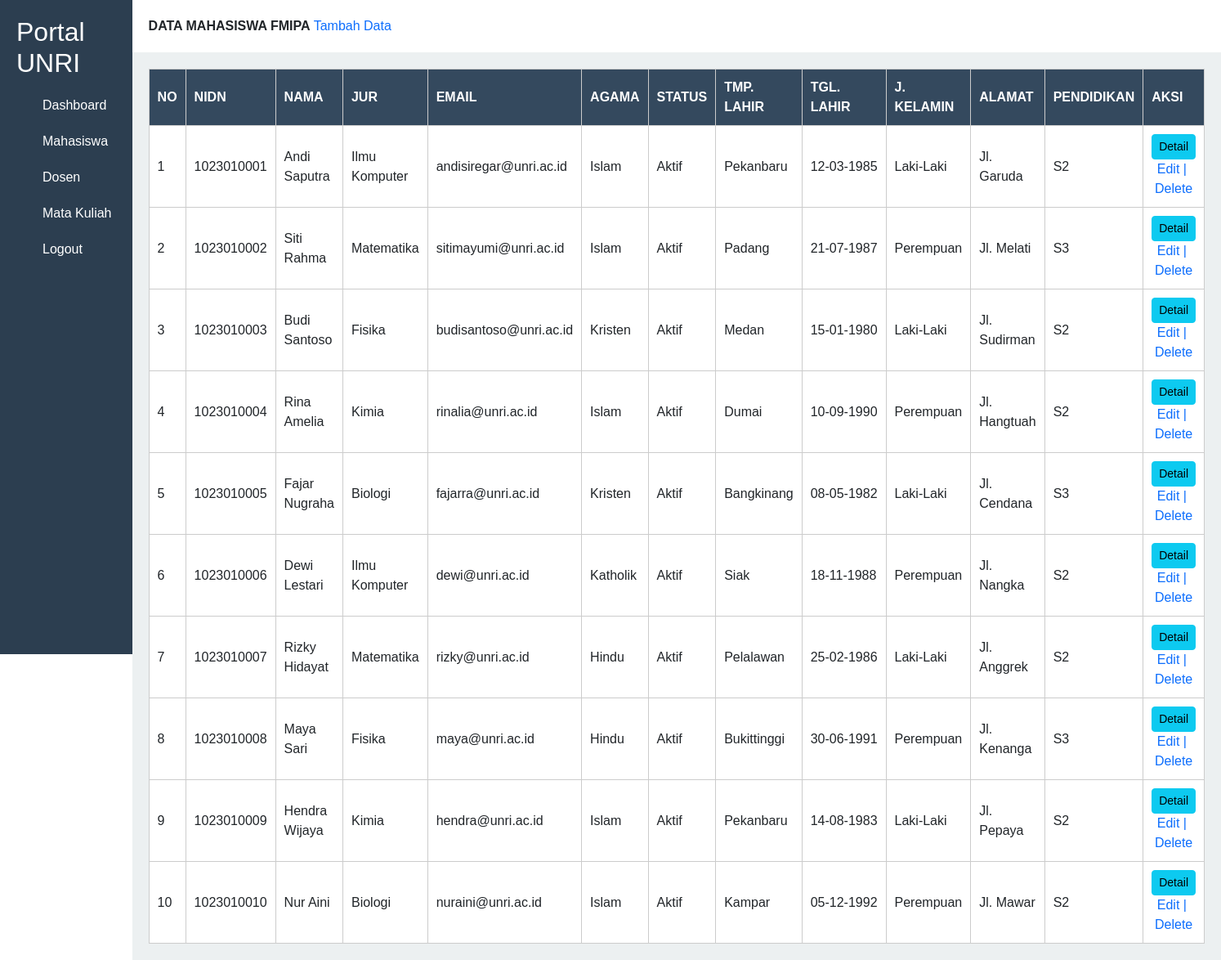
Page /admin/dosen.php (signed in) on the committed database.
### tables this page shows
CREATE TABLE `dosen` (
  `nidn` int(10) NOT NULL,
  `nama` varchar(40) NOT NULL,
  `jur` int(6) NOT NULL,
  `email` varchar(40) NOT NULL,
  `agama` int(1) NOT NULL,
  `status` int(1) NOT NULL,
  `tmp_lahir` varchar(40) NOT NULL,
  `tgl_lahir` date NOT NULL,
  `jk` int(1) NOT NULL,
  `alamat` varchar(40) NOT NULL,
  `pendidikan` varchar(40) NOT NULL,
  `fotodosen` varchar(40) NOT NULL
);

### admin/dosen.php (the view, shortened to what this page needs)
<?php
include '../config/koneksi.php';
?>
<!DOCTYPE html>
<html>
<head>
    <link href="https://cdn.jsdelivr.net/npm/bootstrap@5.3.7/dist/css/bootstrap.min.css" rel="stylesheet">
</head>
<body>
    <div class="sidebar">
        <h2>Portal UNRI</h2>
        <ul>
            <li><a href="dashboard.php">Dashboard</a></li>
            <li><a href="mahasiswa.php">Mahasiswa</a></li>
            <li><a href="dosen.php">Dosen</a></li>
            <li><a href="matakuliah">Mata Kuliah</a></li>
            <li><a href="../logout.php">Logout</a></li>
        </ul>
    </div>
    <div class="main">
        <div class="header">
            <tr>
                <td colspan="12" style="text-align: center; color: #a5557c;"><b>DATA MAHASISWA FMIPA</b></td>
                <td colspan="10" style="text-align:right;">
                    <a href="form.html" style="text-decoration:none;"> Tambah Data </a>
                </td>
            </tr>
        </div>
        <div class="content">
            <table>
                <tr>
                    <th>NO</th>
                    <th>NIDN</th>
                    <th>NAMA</th>
                    <th>JUR</th>
                    <th>EMAIL</th>
                    <th>AGAMA</th>
                    <th>STATUS</th>
                    <th>TMP. LAHIR</th>
                    <th>TGL. LAHIR</th>
                    <th>J. KELAMIN</th>
                    <th>ALAMAT</th>
                    <th>PENDIDIKAN</th>
                    <th>AKSI</th>
                </tr>
                <?php
                $no = 1;
                $tampil = mysqli_query($conn, "SELECT * FROM dosen");
                foreach ($tampil as $row) {
                    echo "<tr>";
                    echo "<td>$no</td>";
                    echo "<td>" . $row['nidn'] . "</td>";
                    echo "<td>" . $row['nama'] . "</td>";
                    if ($row['jur'] == 160301) {
                        echo "<td>Matematika</td>";
                    } else if ($row['jur'] == 160302) {
                        echo "<td>Fisika</td>";
                    } else if ($row['jur'] == 160303) {
                        echo "<td>Kimia</td>";
                    } else if ($row['jur'] == 160304) {
                        echo "<td>Biologi</td>";
                    } else if ($row['jur'] == 160305) {
                        echo "<td>Ilmu Komputer</td>";
                    } else {
                        echo "<td>-</td>";
                    }
                    echo "<td>" . $row['email'] . "</td>";
                    if ($row['agama'] == "1") {
                        echo "<td>Islam</td>";
                    } elseif ($row['agama'] == "2") {
                        echo "<td>Kristen</td>";
                    } elseif ($row['agama'] == "3") {
                        echo "<td>Katholik</td>";
                    } elseif ($row['agama'] == "4") {
                        echo "<td>Hindu</td>";
                    } elseif ($row['agama'] == "5") {
                        echo "<td>Buddha</td>";
                    } elseif ($row['agama'] == "6") {
                        echo "<td>Konghuchu</td>";
                    } else {
                        echo "<td>-</td>";
                    }
                    if ($row['status'] == "1") {
                        echo "<td>Aktif</td>";
                    } elseif ($row['status'] == "2") {
                        echo "<td>Masa Langkau</td>";
                    } elseif ($row['status'] == "3") {
                        echo "<td>Alpa Studi</td>";
                    } elseif ($row['status'] == "4") {
                        echo "<td>Semhas</td>";
                    } elseif ($row['status'] == "5") {
                        echo "<td>Kompre</td>";
                    } elseif ($row['status'] == "6") {
                        echo "<td>Alumni</td>";
                    } else {
                        echo "<td>-</td>";
                    }
                    echo "<td>" . $row['tmp_lahir'] . "</td>";
                    echo "<td>";
                    $tgl = substr($row['tgl_lahir'], 8, 2);
                    $bln = substr($row['tgl_lahir'], 5, 2);
                    $thn = substr($row['tgl_lahir'], 0, 4);
                    echo $tgl . "-" . $bln . "-" . $thn;
                    echo "</td>";
                    if ($row['jk'] == "1") {
                        echo "<td>Laki-Laki</td>";
                    } else {
                        echo "<td>Perempuan</td>";
                    }
                    echo "<td>" . $row['alamat'] . "</td>";
                    echo "<td>" . $row['pendidikan'] . "</td>";
                    ?>
                    <td style="text-align:center;">
                        <button type="button" class="btn btn-info btn-sm" data-bs-toggle="modal"
                            data-bs-target="#detail<?php echo $row['nidn']; ?>">
                            Detail
                        </button>
                        <a href="edit.php?nidn=<?php echo $row['nidn']; ?>"
                            style="text-decoration:none;">Edit&nbsp;|&nbsp;</a>
                        <a href="delete.php?nidn=<?php echo $row['nidn']; ?>" style="text-decoration:none;"
                            onclick="return confirm('Yakin mau hapus data ini?')"> Delete</a>
                    </td>
                    </tr>
                    <?php
                    $no++;
                }
                ?>
            </table>
        </div>
    </div>
</body>
</html>

### admin/dosen.php (style rules this page uses)
* { margin: 0; padding: 0; box-sizing: border-box; font-family: Arial; }
body { display: flex; }
.sidebar { width: 250px; height: 100vh; background: #2c3e50; color: white; padding: 20px; }
.sidebar ul { list-style: none; }
.sidebar ul li { margin: 20px 0; }
.sidebar ul li a { color: white; text-decoration: none; }
.main { flex: 1; background: #ecf0f1; }
.header { background: white; padding: 20px; }
.content { padding: 20px; }
table { width: 100%; border-collapse: collapse; background: white; }
table th, table td { border: 1px solid #ccc; padding: 10px; }
table th { background: #34495e; color: white; }

### rows in the picture
dosen: nidn "1023010001", nama "Andi Saputra", jur "Ilmu Komputer", email "andisiregar@unri.ac.id", agama "Islam", status "Aktif", tmp_lahir "Pekanbaru", tgl_lahir "12", tgl_lahir "03", tgl_lahir "1985", jk "Laki-Laki", alamat "Jl. Garuda", pendidikan "S2"
dosen: nidn "1023010002", nama "Siti Rahma", jur "Matematika", email "sitimayumi@unri.ac.id", agama "Islam", status "Aktif", tmp_lahir "Padang", tgl_lahir "21", tgl_lahir "07", tgl_lahir "1987", jk "Perempuan", alamat "Jl. Melati", pendidikan "S3"
dosen: nidn "1023010003", nama "Budi Santoso", jur "Fisika", email "budisantoso@unri.ac.id", agama "Kristen", status "Aktif", tmp_lahir "Medan", tgl_lahir "15", tgl_lahir "01", tgl_lahir "1980", jk "Laki-Laki", alamat "Jl. Sudirman", pendidikan "S2"
dosen: nidn "1023010004", nama "Rina Amelia", jur "Kimia", email "rinalia@unri.ac.id", agama "Islam", status "Aktif", tmp_lahir "Dumai", tgl_lahir "10", tgl_lahir "09", tgl_lahir "1990", jk "Perempuan", alamat "Jl. Hangtuah", pendidikan "S2"
dosen: nidn "1023010005", nama "Fajar Nugraha", jur "Biologi", email "fajarra@unri.ac.id", agama "Kristen", status "Aktif", tmp_lahir "Bangkinang", tgl_lahir "08", tgl_lahir "05", tgl_lahir "1982", jk "Laki-Laki", alamat "Jl. Cendana", pendidikan "S3"
dosen: nidn "1023010006", nama "Dewi Lestari", jur "Ilmu Komputer", email "dewi@unri.ac.id", agama "Katholik", status "Aktif", tmp_lahir "Siak", tgl_lahir "18", tgl_lahir "11", tgl_lahir "1988", jk "Perempuan", alamat "Jl. Nangka", pendidikan "S2"
dosen: nidn "1023010007", nama "Rizky Hidayat", jur "Matematika", email "rizky@unri.ac.id", agama "Hindu", status "Aktif", tmp_lahir "Pelalawan", tgl_lahir "25", tgl_lahir "02", tgl_lahir "1986", jk "Laki-Laki", alamat "Jl. Anggrek", pendidikan "S2"
dosen: nidn "1023010008", nama "Maya Sari", jur "Fisika", email "maya@unri.ac.id", agama "Hindu", status "Aktif", tmp_lahir "Bukittinggi", tgl_lahir "30", tgl_lahir "06", tgl_lahir "1991", jk "Perempuan", alamat "Jl. Kenanga", pendidikan "S3"
dosen: nidn "1023010009", nama "Hendra Wijaya", jur "Kimia", email "hendra@unri.ac.id", agama "Islam", status "Aktif", tmp_lahir "Pekanbaru", tgl_lahir "14", tgl_lahir "08", tgl_lahir "1983", jk "Laki-Laki", alamat "Jl. Pepaya", pendidikan "S2"
dosen: nidn "1023010010", nama "Nur Aini", jur "Biologi", email "nuraini@unri.ac.id", agama "Islam", status "Aktif", tmp_lahir "Kampar", tgl_lahir "05", tgl_lahir "12", tgl_lahir "1992", jk "Perempuan", alamat "Jl. Mawar", pendidikan "S2"
